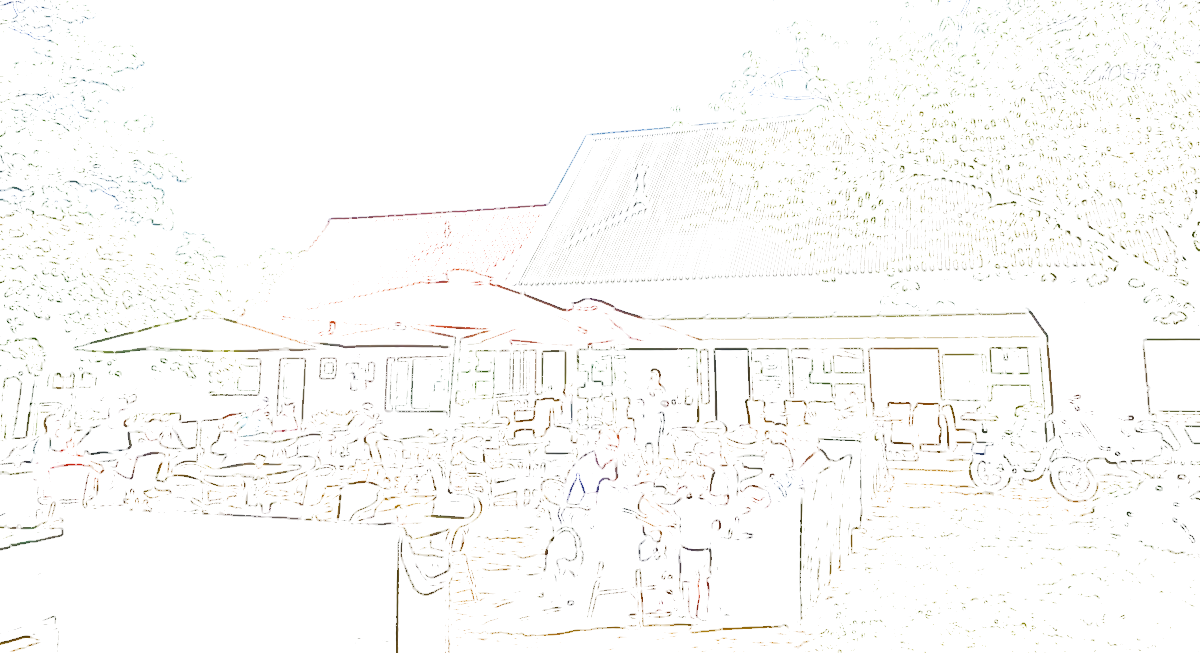
#> input picture ordering/site/terrace-lines.webp, 1200 x 653 px, given in place of terrace.webp, which was not available
$ python photo-to-pastel.py
#> lines starting #> are read from the running program, lines starting #| are printed output that depends on the picture; pictures that were not available may be replaced by others from this repository, and a replacement may not be noted
#!/usr/bin/env python3
# photo-to-pastel — assets/terrace.webp → ordering/site/terrace-pastel.webp: the original photo with a
# soft cartoon/pastel treatment (smoothed, posterised colour regions, a hint of edge), the palette skewed
# toward the page's cream, faded to blend, and an alpha vignette so every edge dissolves into the page.
# Usage: python3 tools/photo-to-pastel.py [src] [dst]
import sys, os, numpy as np
from PIL import Image, ImageFilter, ImageEnhance
src=sys.argv[1] if len(sys.argv)>1 else 'assets/terrace.webp'
dst=sys.argv[2] if len(sys.argv)>2 else 'ordering/site/terrace-pastel.webp'
CREAM=(246,239,225)               # between --field #F1EADC and --paper #FBF7EF
im=Image.open(src).convert('RGB'); W,H=im.size
#> after `W, H = im.size`: W = 1200; H = 653
# 1. cartoon: smooth the texture, posterise into flat colour regions, soften the steps
flat=im.filter(ImageFilter.MedianFilter(7)).filter(ImageFilter.SMOOTH)
flat=flat.quantize(28,method=Image.Quantize.MEDIANCUT,dither=Image.Dither.NONE).convert('RGB').filter(ImageFilter.GaussianBlur(0.8))
# 2. pastel: lift, flatten contrast, calm the colour
pastel=ImageEnhance.Contrast(flat).enhance(0.78)
pastel=ImageEnhance.Brightness(pastel).enhance(1.10)
pastel=ImageEnhance.Color(pastel).enhance(0.95)
# 3. skew toward the page cream
pastel=Image.blend(pastel,Image.new('RGB',(W,H),CREAM),0.38)
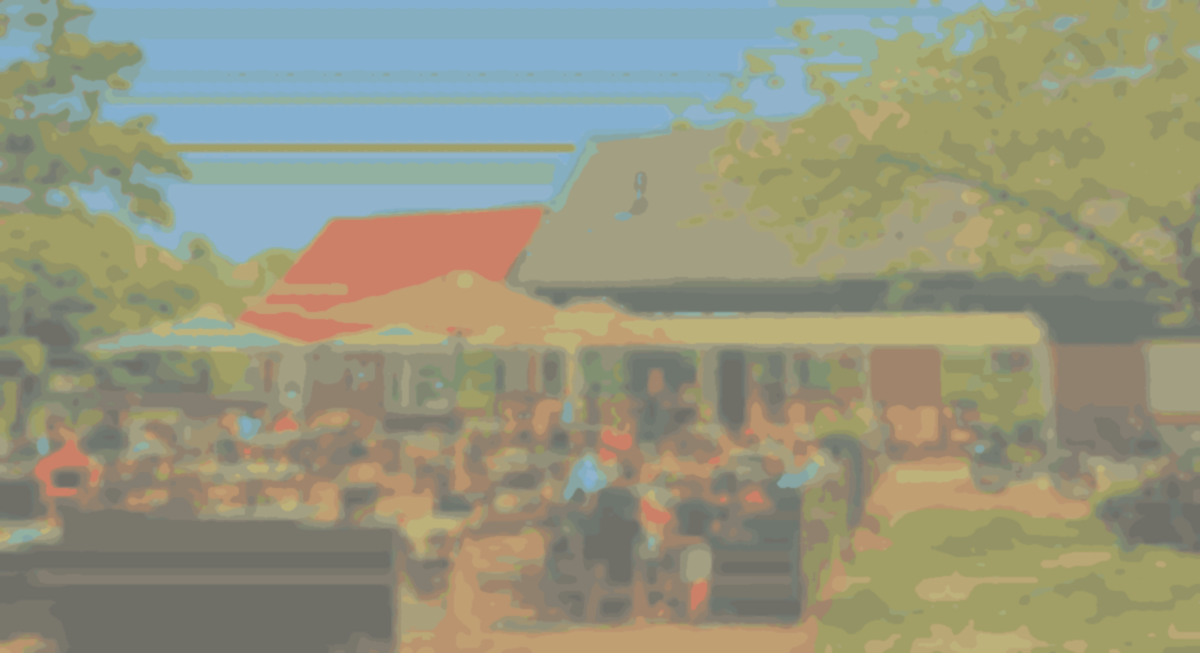
#> pastel: PIL image 1200x653 RGB; mean R, G, B 149.5, 149.8, 126.8
# 4. a hint of edge so it reads 'drawn': dark edges at low weight, from the smoothed image
g=np.asarray(flat.convert('L'),np.float32)
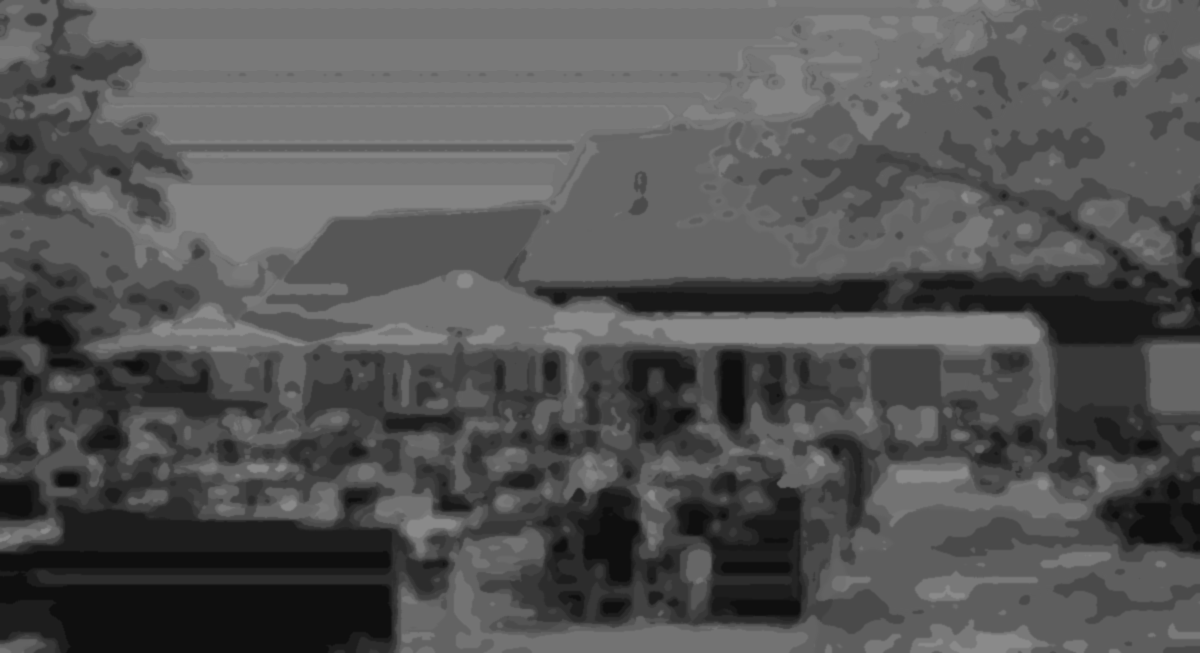
#> g: shape (653, 1200) float32; min 15, max 138, mean 84.1
kx=np.array([[-1,0,1],[-2,0,2],[-1,0,1]],np.float32); ky=kx.T
def conv(a,k):
    p=np.pad(a,1,mode='edge'); out=np.zeros_like(a)
    for i in range(3):
        for j in range(3): out+=k[i,j]*p[i:i+H,j:j+W]
    return out
mag=np.hypot(conv(g,kx),conv(g,ky)); e=np.clip((mag-40)/160,0,1)*0.22
#> after the loop in conv (call 2), `for i in range(3):`:
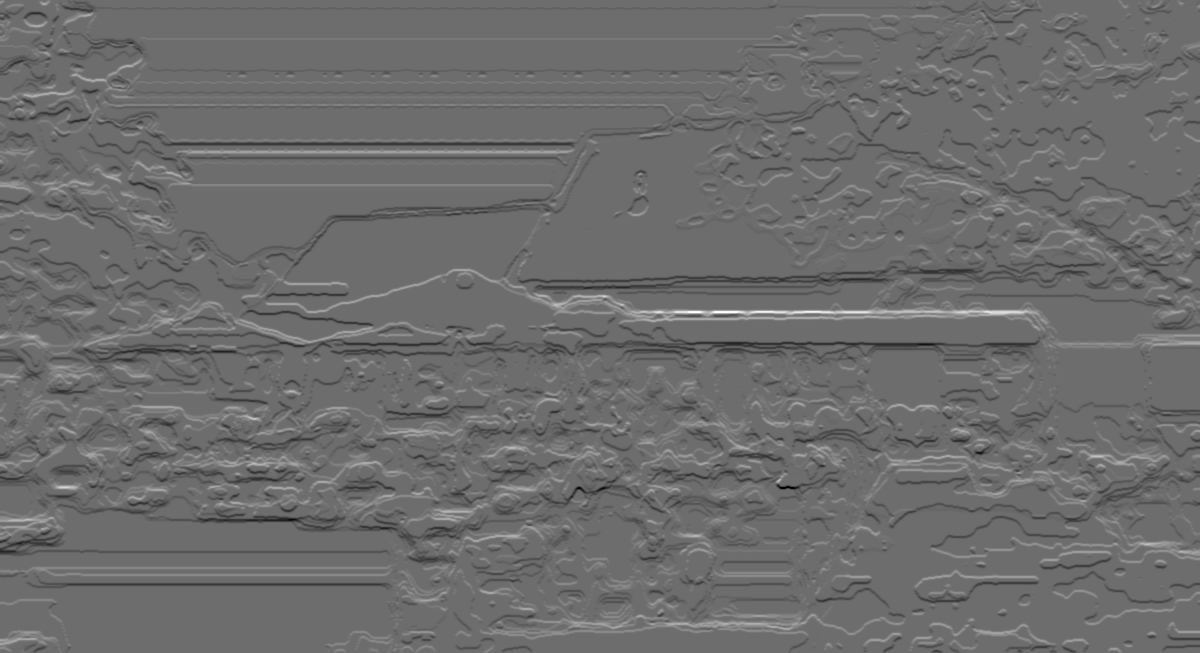
#> out: shape (653, 1200) float32; min -195, max 260, mean -0.4; drawn with min black and max white
#> after `e = np.clip((mag - 40) / 160, 0, 1) * 0.22`:
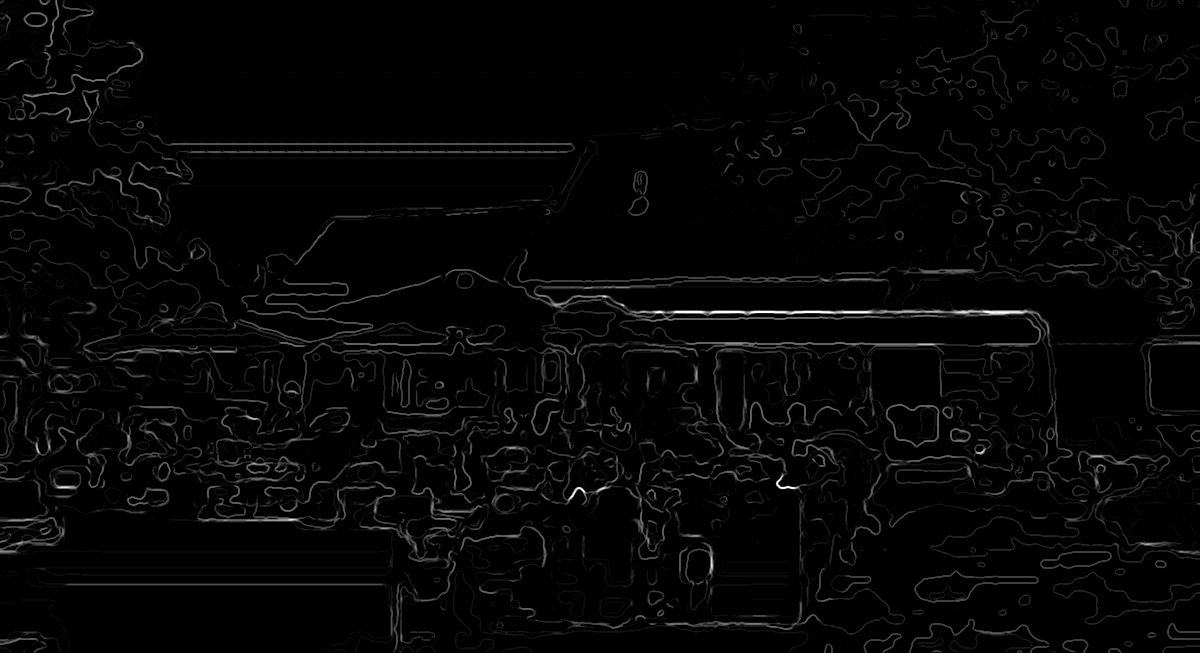
#> e: shape (653, 1200) float32; min 0, max 0.22, mean 0.00485; drawn with min black and max white
rgb=np.asarray(pastel,np.float32)
rgb=rgb*(1-e[...,None])+np.array([94,66,40],np.float32)*e[...,None]
# 5. alpha: overall fade + a superellipse vignette that reaches zero at every edge
yy,xx=np.mgrid[0:H,0:W]; nx=np.abs(xx-(W-1)/2)/((W-1)/2); ny=np.abs(yy-(H-1)/2)/((H-1)/2)
t=(nx**3+ny**3)**(1/3)                      # 0 at centre → 1 at the edge, rounded-rectangle isolines
fade=np.clip((1.0-t)/0.48,0,1); fade=fade*fade*(3-2*fade)     # smoothstep over the outer ~48%
alpha=(0.78*fade*255).astype(np.uint8)
out=np.dstack([np.clip(rgb,0,255).astype(np.uint8),alpha])
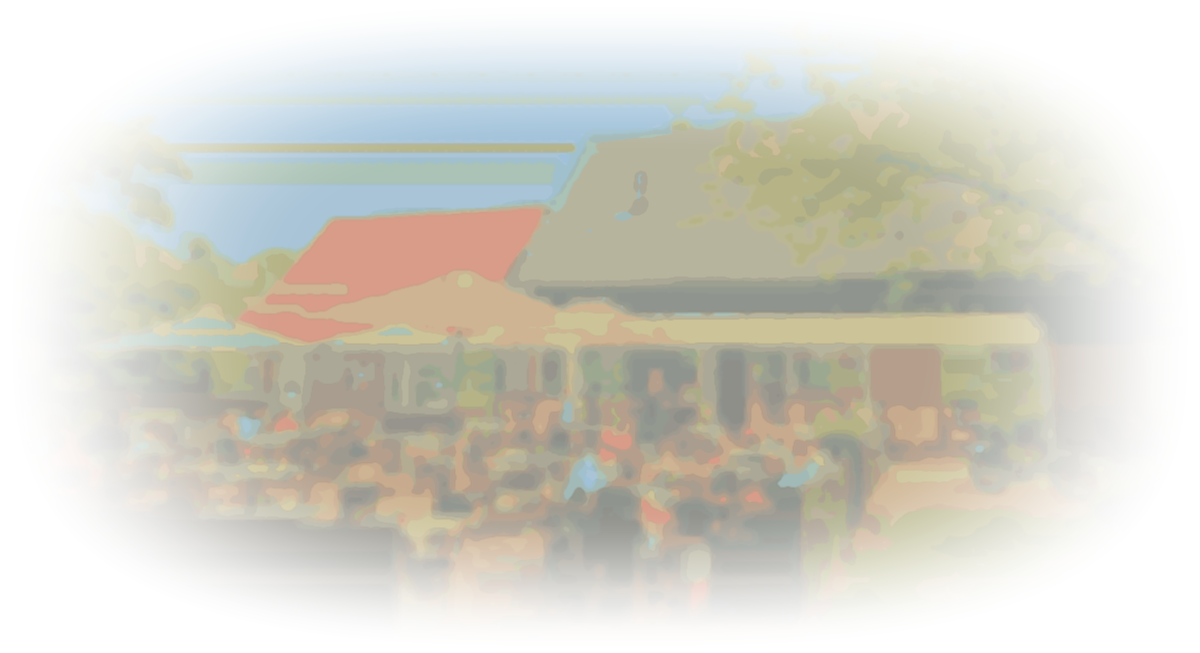
#> out: shape (653, 1200, 4); mean R, G, B, A 149.1, 149.4, 126.3, 102.7; transparent parts drawn white
Image.fromarray(out,'RGBA').save(dst,quality=84,method=6)
print(dst,W,'x',H,'bytes',os.path.getsize(dst))
#| ordering/site/terrace-pastel.webp 1200 x 653 bytes 46780
